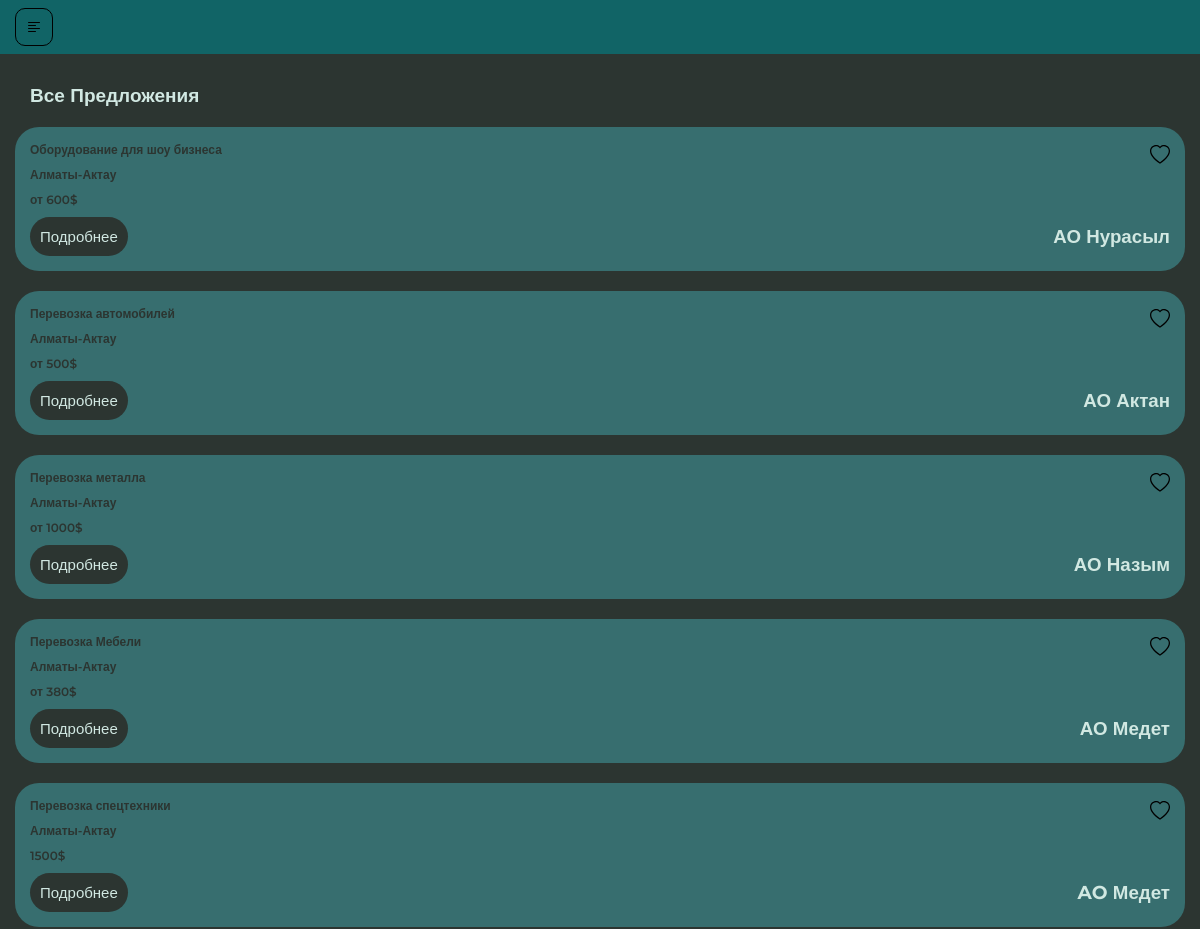
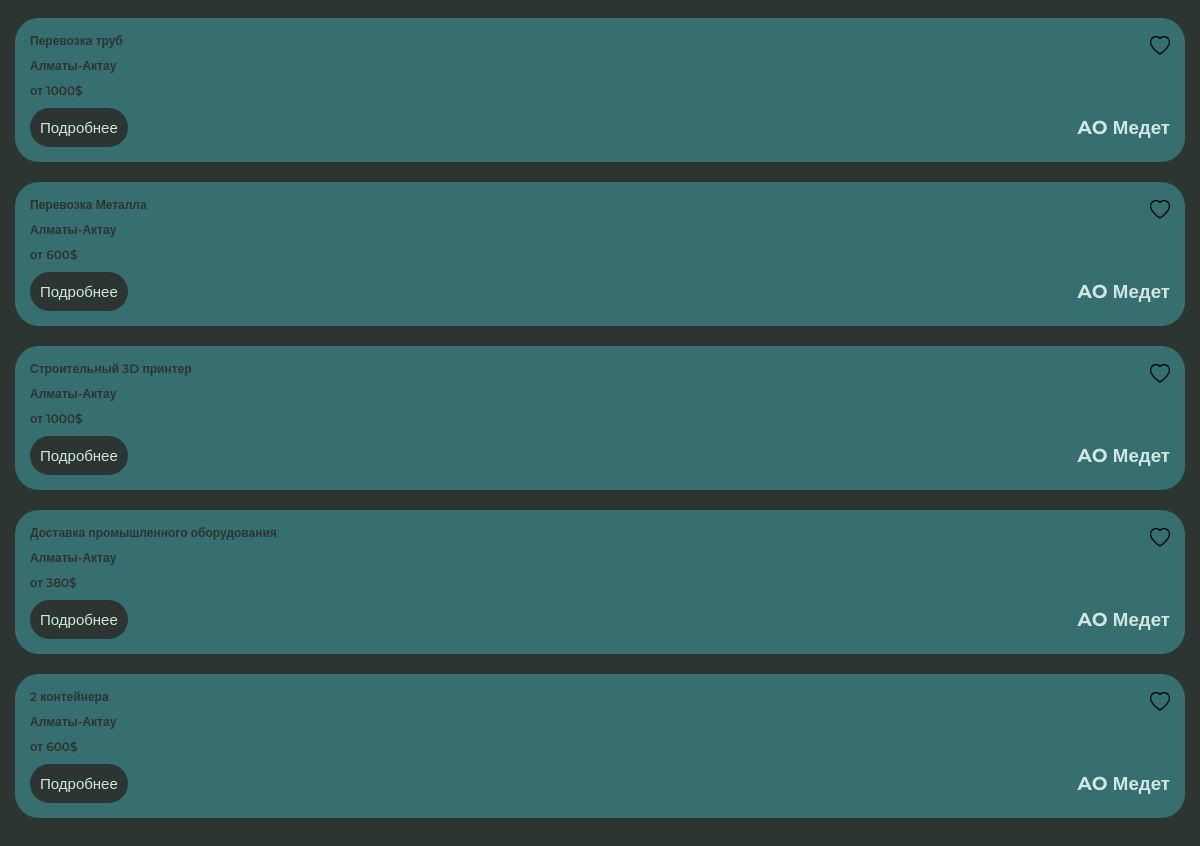
The app's page /jobs/ (signed in) with its own data (2 pictures, top to bottom).
### asian_app/models.py (models this page shows, shortened)
class Job(models.Model):
    title = models.CharField("Актуальные предложения", max_length=255)
    category = models.ForeignKey(Category, on_delete=models.CASCADE, verbose_name="Выберите категории")
    company = models.CharField("Название компании", max_length=100)
    experience = models.CharField("Стаж работы", max_length=85, default="без опыта")
    salary = models.CharField("Оклад", max_length=85)
    description = models.TextField("Описание предложения")
    skills = models.CharField("Навыки", max_length=255)
    address = models.CharField("Адрес", max_length=100)
    phone = models.CharField("Телефон", max_length=14)
    mail = models.CharField("E-mail", max_length=100)
    created_id = models.DateTimeField("Дата и время публикации", default=datetime.now)
    class Meta:
        verbose_name = "Предложения"
        verbose_name = "Предложении"

### asian_app/views.py (the view)
# urls.py: path('jobs/', views.jobs_page, name='jobs_page'),
def jobs_page(request):
    jobs = Job.objects.all()
    context = {
        'jobs': jobs
    }
    return render(request, "jobs.html", context)

### asian_app/templates/jobs.html (shortened to what this page needs)
{% extends 'base.html' %}
{% load static %}
{% block content %}
{% if user.is_authenticated %}
<section class="jobs">
    <div class="container">
        <h2 class="title">Все Предложения</h2>
        <div class="jobs-list">
            {% for job in jobs %}
            <div class="job-card">
                <div class="job-card__flex">
                    <h3 class="job-card__title">{{ job.title }}</h3>
                    <img src="{% static 'images/menu-list/liked.svg' %}" alt="liked icon">
                </div>
                <h3 class="job-card__title">Алматы-Актау</h3>
                <h3 class="job-card__title">{{ job.salary }}&dollar;</h3>
                <div class="job-card__flex">
                    <a href="{% url 'job_infromations_page' pk=job.pk %}" class="dark-button">Подробнее</a>
                    <h3 class="job_card__company">{{ job.company }}</h3>
                </div>
            </div>
            {% endfor %}
        </div>
    </div>
</section>
{% endif %}
{% endblock %}

### asian_app/static/css/style.css (style rules this page uses)
* { padding: 0; margin: 0; box-sizing: border-box; font-family: "Montserrat", sans-serif; }
:root { --light: #116466; --orange: #D1E8E2; --card: #007F73; --catch: #376E6F; --bord: #227B94; --dark: #2C3531; --niga: #000000; --pudge: #2E97A7; }
.container { margin-left: 0; margin-right: 0; }
.title { font-size: 19px; font-weight: 700; color: var(--orange); margin-right: 20px; margin-left: 30px; }
.categories, .jobs, .job-detail, .auth { padding: 30px 0; }
.categories-list, .jobs-list { margin: 20px 0; }
.job-card { background-color: var(--catch); padding: 15px; border-radius: 24px; display: block; margin-bottom: 20px; margin-left: 15px; margin-right: 15px; }
.job-card__title, .job-card__company { color: var(--dark); font-size: 12px; margin-bottom: 10px; }
.job-card__title { font-weight: 600; }
.job-detail, .title { margin-bottom: 10px; }
.job-card__flex { display: flex; align-items: center; justify-content: space-between; color: var(--dark); }
.dark-button { font-size: 15px; border-radius: 20px; margin-right: 20px; background-color: var(--dark); border-radius: 24px; color: var(--orange); padding: 10px 10px; text-decoration: none; }
.job_card__company { color: var(--orange); }

### records on screen
Job: title "Оборудование для шоу бизнеса", salary "от 600", company "АО Нурасыл"
Job: title "Перевозка автомобилей", salary "от 500", company "АО Актан"
Job: title "Перевозка металла", salary "от 1000", company "АО Назым"
Job: title "Перевозка Мебели", salary "от 380", company "АО Медет"
Job: title "Перевозка спецтехники", salary "1500", company "AO Медет"
Job: title "Перевозка труб", salary "от 1000", company "AO Медет"
Job: title "Перевозка Металла", salary "от 600", company "AO Медет"
Job: title "Строительный 3D принтер", salary "от 1000", company "AO Медет"
Job: title "Доставка промышленного оборудования", salary "от 380", company "AO Медет"
Job: title "2 контейнера", salary "от 600", company "AO Медет"
